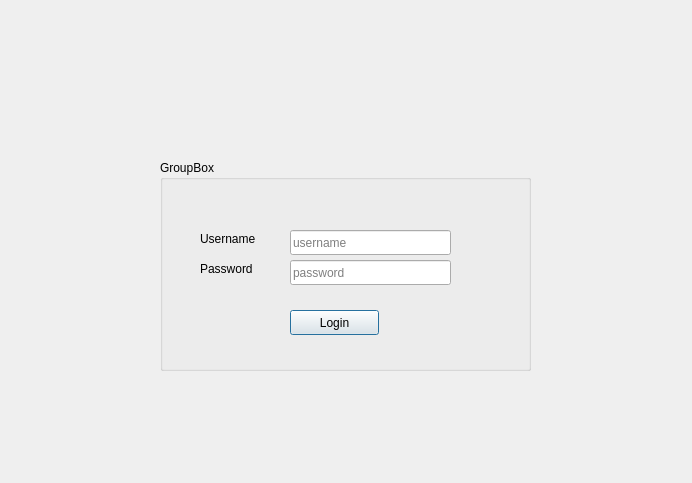
<?xml version="1.0" encoding="UTF-8"?>
<ui version="4.0">
 <class>Dialog</class>
 <widget class="QDialog" name="Dialog">
  <property name="geometry">
   <rect>
    <x>0</x>
    <y>0</y>
    <width>692</width>
    <height>483</height>
   </rect>
  </property>
  <property name="windowTitle">
   <string>Dialog</string>
  </property>
  <widget class="QGroupBox" name="groupBox">
   <property name="geometry">
    <rect>
     <x>160</x>
     <y>160</y>
     <width>371</width>
     <height>211</height>
    </rect>
   </property>
   <property name="title">
    <string>GroupBox</string>
   </property>
   <widget class="QPushButton" name="pushButton">
    <property name="geometry">
     <rect>
      <x>130</x>
      <y>150</y>
      <width>89</width>
      <height>25</height>
     </rect>
    </property>
    <property name="text">
     <string>Login</string>
    </property>
   </widget>
   <widget class="QLabel" name="label">
    <property name="geometry">
     <rect>
      <x>40</x>
      <y>70</y>
      <width>71</width>
      <height>17</height>
     </rect>
    </property>
    <property name="text">
     <string>Username</string>
    </property>
   </widget>
   <widget class="QLabel" name="label_2">
    <property name="geometry">
     <rect>
      <x>40</x>
      <y>100</y>
      <width>67</width>
      <height>17</height>
     </rect>
    </property>
    <property name="text">
     <string>Password</string>
    </property>
   </widget>
   <widget class="QLineEdit" name="lineEdit">
    <property name="geometry">
     <rect>
      <x>130</x>
      <y>70</y>
      <width>161</width>
      <height>25</height>
     </rect>
    </property>
    <property name="text">
     <string/>
    </property>
    <property name="placeholderText">
     <string>username</string>
    </property>
   </widget>
   <widget class="QLineEdit" name="lineEdit_2">
    <property name="geometry">
     <rect>
      <x>130</x>
      <y>100</y>
      <width>161</width>
      <height>25</height>
     </rect>
    </property>
    <property name="placeholderText">
     <string>password</string>
    </property>
   </widget>
  </widget>
 </widget>
 <resources/>
 <connections/>
</ui>
